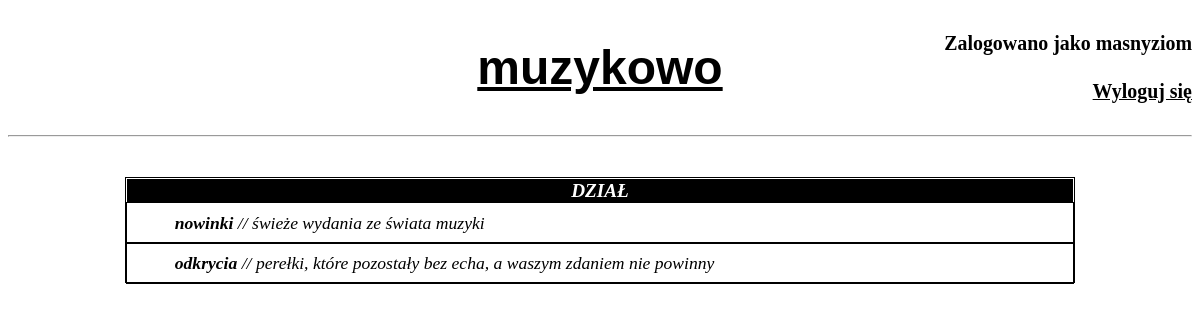
The page / (signed in) on the database its author committed.
### Forum/models.py (models this page shows, shortened)
class Section(models.Model):
    id = models.AutoField(primary_key=True)
    sortOrder = models.IntegerField()
    name = models.CharField(max_length=64)
    description = models.CharField(max_length=128, default='')

### Forum/views.py (the view)
# urls.py: path('', views.homepage, name='homepage'),
def homepage(request):
    sections = Section.objects.all()
    sections = list(sections)
    sections.sort(key=operator.attrgetter('sortOrder'))
    return render(request, 'index.html', {
        'sections': sections,
    })

### templates/index.html (shortened to what this page needs)
{% extends 'base.html' %}
{% block 'siteContent' %}
<div class="sections">
    <div class="sectionsHeader">
        <p><b><i>DZIAŁ</i></b></p>
    </div>
    {% for section in sections %}
    <div class="section">
        <a href="{% url 'sectionpage' section.name %}"><p><i><b>{{section.name}} </b> // {{section.description}} </i></p></a>
    </div>
    {% endfor %}
</div>
{% endblock %}

### templates/base.html (shortened to what this page needs)
<!DOCTYPE html>
<html>
    <head>
    </head>
    <body>
        <div class="topbar">
            <a class="logotype" href="/"><h1 class="logotype">muzykowo</h1></a>
            <div class="userlogin">
                {% if user.is_authenticated %}
                <h5>Zalogowano jako {{ user.username }}</h5>
                <a href="{% url 'logout' %}">
                    <h5>Wyloguj się</h5>
                </a>
                {% else %}
                <h5>Nie jesteś zalogowany</h5>
                <a href="{% url 'login' %}">
                    <h5>Zaloguj się</h5>
                </a>
                {% endif %}
            </div>
        </div>
        <hr>
        {% block 'siteContent' %}
        {% endblock %}
    </body>
</html>

### templates/base.html (style rules this page uses)
a { color: black; }
.topbar { display: grid; grid-template-columns: 30% 40% 30%; font-size: 1.5em; }
.logotype { font-family: Verdana, Geneva, Tahoma, sans-serif; grid-column-start: 2; text-align: center; }
.userlogin { text-align: right; grid-column-start: 3; display: flex; flex-direction: column; justify-content: space-evenly; }
.userlogin h5 { margin: 0; }

### templates/index.html (style rules this page uses)
.sections { margin-top: 5vh; margin-left: auto; margin-right: auto; border: 1px black solid; width: 80%; }
.sectionsHeader { display: grid; min-height: 3vh; }
.section { display: grid; min-height: 5vh; }
.section p { padding-left: 5%; text-align: left; display: flex; align-items: center; margin: 0; padding-top: auto; padding-bottom: auto; height: 100%; font-size: 1.1em; border: 1px black solid; }
.sectionsHeader p { font-size: 1.2em; color: white; background-color: black; display: flex; justify-content: center; align-items: center; margin: 0; padding-top: auto; padding-bottom: auto; height: 100%; border: 1px white solid; }
.section a { text-decoration: none; }

### rows shown on the page
Section: name "nowinki", description "świeże wydania ze świata muzyki"
Section: name "odkrycia", description "perełki, które pozostały bez echa, a waszym zdaniem nie powinny"

### other values the page prints
{{ user.username }} "masnyziom"
